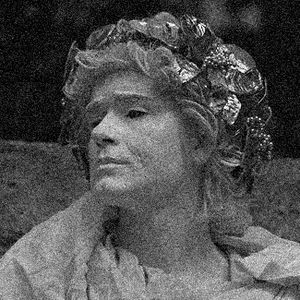
#> input picture noise.jpg, 300 x 300 px
$ python lab9.py
#> lines starting #> are read from the running program, lines starting #| are printed output that depends on the picture
#8th June 021
import cv2
import numpy as np
from matplotlib import pyplot as plt
img = cv2.imread('noise.jpg')
#> img is the input picture: shape (300, 300, 3); min 0, max 255, mean 80.2
blur = cv2.medianBlur(img,5)
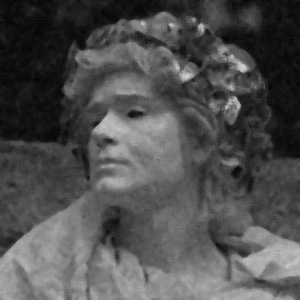
#> blur: shape (300, 300, 3); min 4, max 217, mean 79.4
plt.subplot(121),plt.imshow(img),plt.title('Original')
plt.xticks([]), plt.yticks([])
plt.subplot(122), plt.imshow(blur), plt.title('Median')
plt.xticks([]), plt.yticks([])
plt.show()
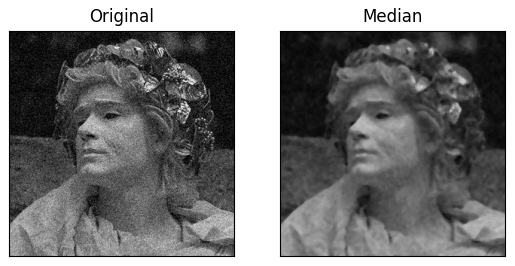
#> figure drawn by matplotlib, 2 panels

$ run again, with eye.jpg copied over noise.jpg
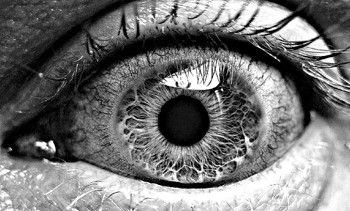
#> input picture eye.jpg, 350 x 211 px
#> img is the input picture: shape (211, 350, 3); min 0, max 255, mean 115
#> `blur = cv2.medianBlur(img,5)`:
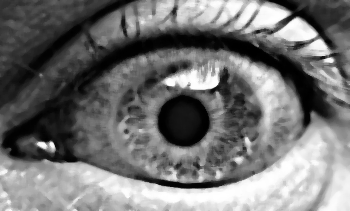
#> blur: shape (211, 350, 3); min 0, max 255, mean 114.9
#> `plt.show()`:
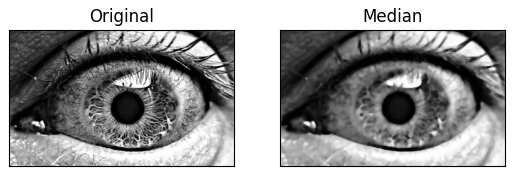
#> figure drawn by matplotlib, 2 panels

$ run again, with face detection.jpg copied over noise.jpg
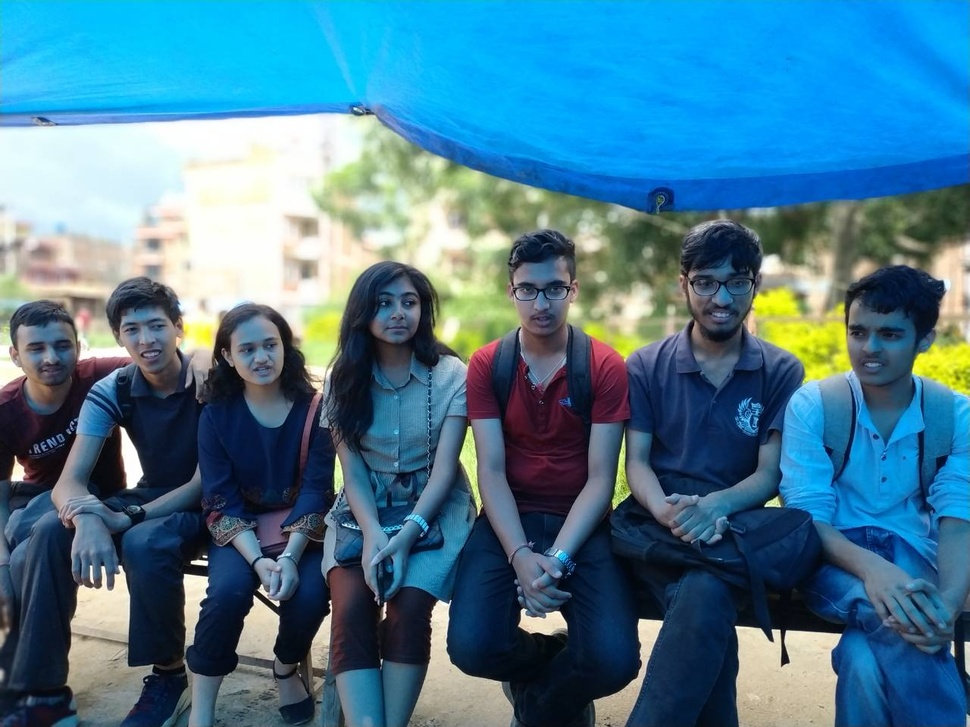
#> input picture face detection.jpg, 970 x 727 px, shrunk from 1280 x 960 before the run
#> img is the input picture: shape (727, 970, 3); mean B, G, R 144.7, 120.6, 72.3
#> `plt.show()`:
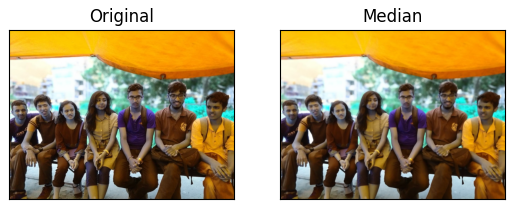
#> figure drawn by matplotlib, 2 panels; B, G, R data is drawn as R, G, B
